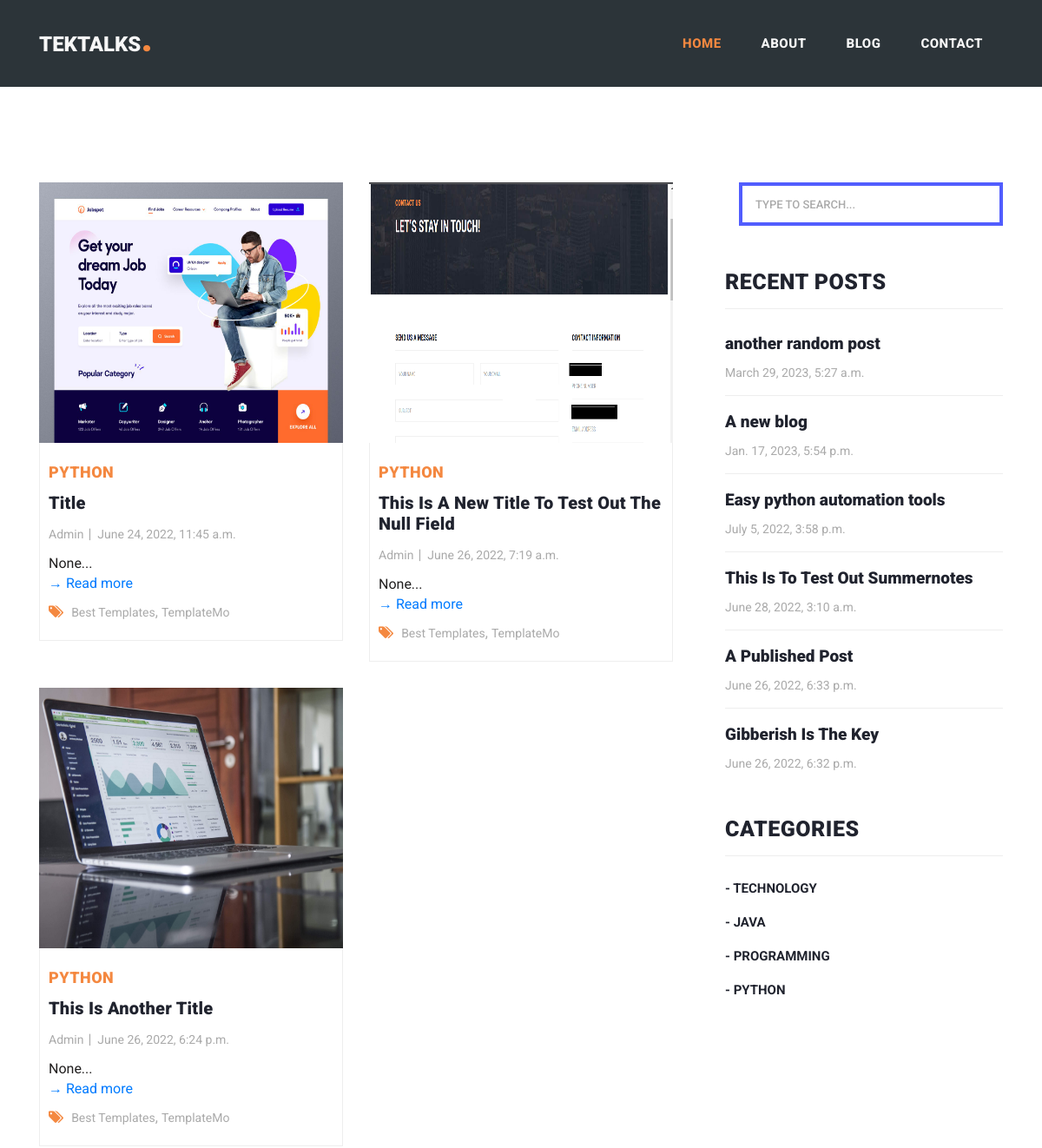
/category/python (upper part), run on an earlier commit of the app's database.
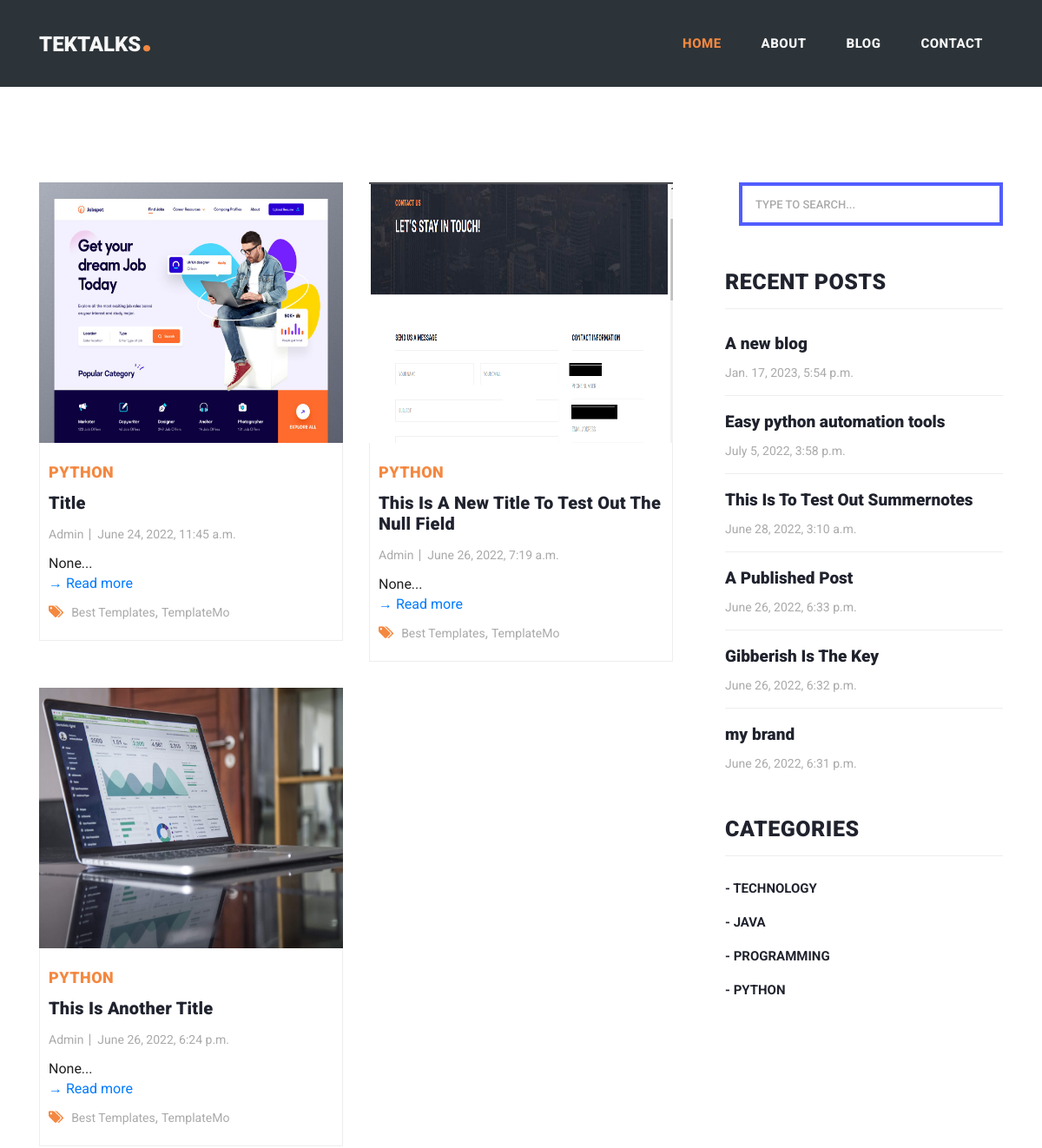
And on a later commit of the database.
### website/models.py (models this page shows, shortened)
class post(models.Model):
    CATEGORY = (
            ('TECH', 'TECH'),
            ('PYTHON', 'PYTHON'),
            ('JAVA', 'JAVA'),
            ('PROGRAMMING', 'PROGRAMMING'),
        )
    STATUS = (
        (0,"Draft"),
        (1,"Publish")
                )
    title = models.CharField(max_length=255, null=True)
    slug = models.SlugField( max_length=200, unique=True, null=True )
    thumbnail = models.ImageField(null=True, upload_to='photos/')
    created_on = models.DateTimeField(auto_now_add=True, null=True)
    sub_article = models.TextField(max_length=255, null=True)
    article = RichTextUploadingField(null=True)
    category = models.CharField(max_length=50, null=True, choices=CATEGORY)
    tags = models.ManyToManyField(tag)
    status = models.IntegerField(choices=STATUS, default=0, null=True)

### website/views.py (the view)
# urls.py: path('category/<str:str>', views.category, name='category'),
def category(request, str):
    sidebar = post.objects.all().order_by('-created_on').filter(status=1)[:6]
    category = post.objects.filter(category=str.upper())
    paginator = Paginator(category, 3)
    page_number = request.GET.get('page')
    page_obj = paginator.get_page(page_number)
    return render(request, 'website/category.html', {'category':page_obj, 'sidebar':sidebar})

### website/templates/website/category.html (shortened to what this page needs)
{% extends 'website/blog.html' %}
{% load static %}
{% block content %}
    {% for post in category %}
        <div class="col-lg-6">
            <div class="blog-post">
                <div class="blog-thumb">
                    <img class="img-fluid" src="{{ post.thumbnail.url }}" alt="">
                </div>
                <div class="down-content">
                    <span>{{post.category}}</span>
                    <a href="{% url 'details' post.slug %}"><h4>{{post.title}}</h4></a>
                    <ul class="post-info">
                    <li><a href="#">Admin</a></li>
                    <li><a href="#">{{post.created_on}}</a></li>
                    </ul>
                    <p> {{ post.sub_article }}...<br>
                    <a href="{% url 'details' post.slug %}">&rarr; Read more</a></p>
                    <div class="post-options">
                    <div class="row">
                        <div class="col-lg-12">
                        <ul class="post-tags">
                            <li><i class="fa fa-tags"></i></li>
                            <li><a href="#">Best Templates</a>,</li>
                            <li><a href="#">TemplateMo</a></li>
                        </ul>
                        </div>
                    </div>
                    </div>
                </div>
            </div>
        </div>
    {% endfor %}
{% endblock %}

### website/templates/website/blog.html (shortened to what this page needs)
{% load static %}
<!DOCTYPE html>
<html lang="en">
  <head>
    <link href="{% static 'vendor/bootstrap/css/bootstrap.min.css' %}" rel="stylesheet">
    <link rel="stylesheet" href="{% static 'assets/css/fontawesome.css' %}">
    <link rel="stylesheet" href="{% static 'assets/css/templatemo-stand-blog.css' %}">
    <link rel="stylesheet" href="{% static 'assets/css/owl.css' %}">
  </head>
  <body>
    {% include 'website/navbar.html' %}
    <div class="heading-page header-text">
    </div>
    <section class="blog-posts grid-system">
      <div class="container">
        <div class="row">
          <div class="col-lg-8">
            <div class="all-blog-posts">
              <div class="row">
                {% block content %}{% endblock %}
              </div>
            </div>
          </div>
          {% include 'website/sidebar.html' %}
        </div>
      </div>
    </section>
  </body>
</html>

### website/templates/website/navbar.html (shortened to what this page needs)
<header class="">
    <nav class="navbar navbar-expand-lg">
      <div class="container">
        <a class="navbar-brand" href="{% url 'index' %}"><h2>TekTalks<em>.</em></h2></a>
        <div class="collapse navbar-collapse" id="navbarResponsive">
          <ul class="navbar-nav ml-auto">
            <li class="nav-item active">
              <a class="nav-link" href="{% url 'index' %}">Home
              </a>
            </li>
            <li class="nav-item">
              <a class="nav-link" href="{% url 'about' %}">About</a>
            </li>
            <li class="nav-item">
              <a class="nav-link" href="{% url 'blog' %}">Blog</a>
            </li>
            <li class="nav-item">
              <a class="nav-link" href="{% url 'contact' %}">Contact</a>
            </li>
          </ul>
        </div>
      </div>
    </nav>
  </header>

### website/templates/website/sidebar.html
<div class="col-lg-4">
    <div class="sidebar">
      <div class="row">
        <div class="col-lg-12">
          <div class="sidebar-item search pl-3">
            <form id="search_form" name="gs" method="GET" action="{% url 'blog' %}">
              <input type="text" name="q" class="searchText" placeholder="Type to search..." autocomplete="on">
            </form>
          </div>
        </div>
        <div class="col-lg-12">
          <div class="sidebar-item recent-posts">
            <div class="sidebar-heading">
              <h2>Recent Posts</h2>
            </div>
            <div class="content">
              <ul>
                {% for i in sidebar %}
                <li><a href="{% url 'details' i.slug %}">
                  <h5>{{i.title}}</h5>
                  <span>{{i.created_on}}</span>
                </a></li>
                {% endfor %}
              </ul>
            </div>
          </div>
        </div>
        <div class="col-lg-12">
          <div class="sidebar-item categories">
            <div class="sidebar-heading">
              <h2>Categories</h2>
            </div>
            <div class="content">
              <ul>
                <li><a href="{% url 'category' 'tech' %}">- TECHNOLOGY</a></li>
                <li><a href="{% url 'category' 'java' %}">- JAVA</a></li>
                <li><a href="{% url 'category' 'programming' %}">- PROGRAMMING</a></li>
                <li><a href="{% url 'category' 'python' %}">- PYTHON</a></li>
              </ul>
            </div>
          </div>
        </div>
      </div>
    </div>
  </div>

What changed in the data, as far as the page shows it:
removed post: title "another random post", created_on "March 29, 2023, 5:27 a.m.", shown under "RECENT POSTS"
now on this page (row unchanged): post: title "my brand", created_on "June 26, 2022, 6:31 p.m.", shown under "RECENT POSTS"
